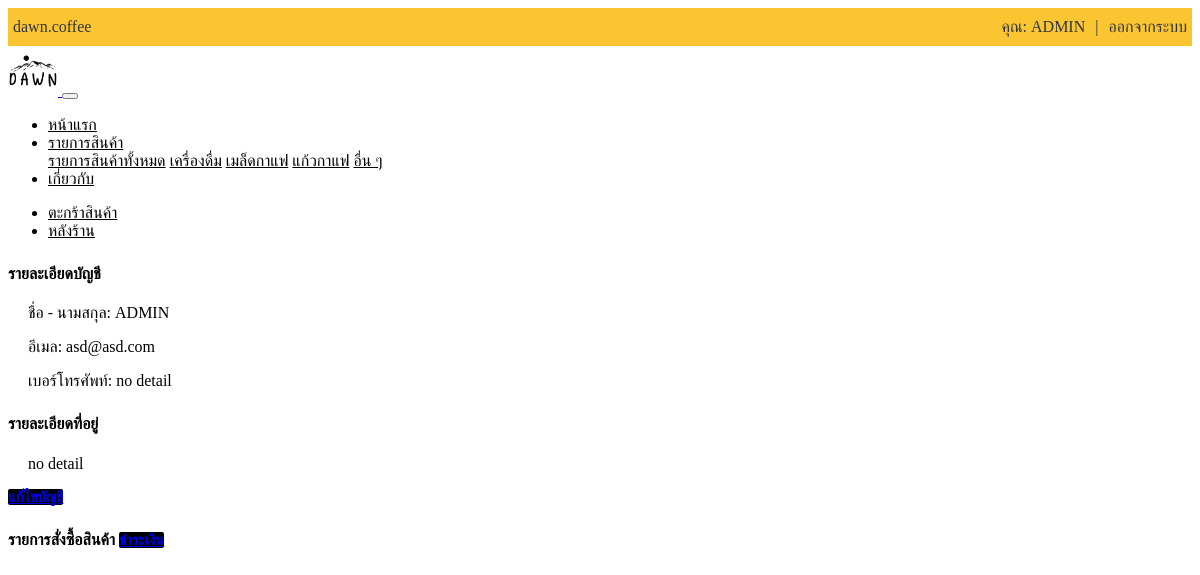
Before: /auth/profile.php (signed in) with the older database file.
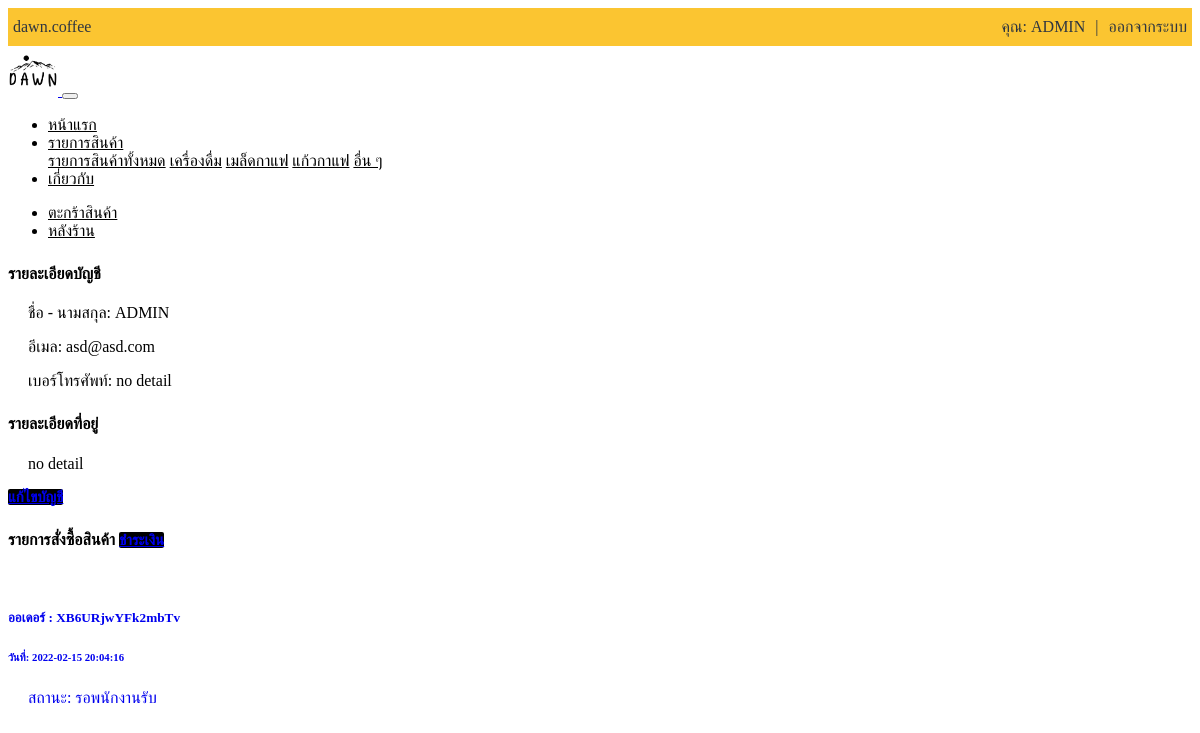
After: the same page with the newer database file.
### tables this page shows
CREATE TABLE `orders` (
  `order_id` int(5) NOT NULL,
  `order_date` datetime NOT NULL,
  `order_name` text NOT NULL,
  `order_address` text NOT NULL,
  `order_email` text NOT NULL,
  `order_tal` text NOT NULL,
  `order_key` text NOT NULL,
  `status` text NOT NULL,
  `order_track` text NOT NULL,
  `order_shiping` text NOT NULL
);

### auth/profile.php (the view, shortened to what this page needs)
<?php include_once('include/navbar.php')?>
<?php if(isset($_SESSION['auth-id'])){?>
<?php
include('config.inc.php');
$sql = "SELECT * FROM account WHERE acc_id='".$_SESSION["auth-id"]."' ";
$result = mysqli_query($conn, $sql);
$row = mysqli_fetch_array($result);
extract($row);
?>
<div class="container">
<div class="container-fluid">
    <div class="user-info">
        <div class="row">
            <div class="col-md-6">
            <div class="user-name">
                <h4 class="title-menu">รายละเอียดบัญชี</h4>
                <p>ชื่อ - นามสกุล: <?=$acc_name?></p>
                <p>อีเมล: <?=$acc_email?></p>
                <p>เบอร์โทรศัพท์: <?=$acc_phone?></p>
            </div>
            <div class="user-addre">
                <h4 class="title-menu">รายละเอียดที่อยู่</h4>
                <p><?=$acc_address?></p>
            </div>
            <a href="?page=edit_profile" class="btn btn-primary btn-block">แก้ไขบัญชี</a>
            </div>
            <div class="col-md-6">
            <h4 class="title-menu">รายการสั่งซื้อสินค้า             <a href="?page=payment" class="btn btn-primary btn-block float-right">ชำระเงิน</a></h4>
            <br>
<?php
                    $order_sql = "SELECT * FROM orders WHERE order_email='".$acc_email."' ";
                    $result_order = mysqli_query($conn, $order_sql);
                    while($orders = mysqli_fetch_array($result_order)){
                    echo '
                    <a href="?page=orders&&OrderID='.$orders["order_id"].'" class="text-dark" style="text-decoration:none">
                        <div class="card mx-auto" style="">
                        <div class="card-body">
                            <h5 class="card-title">ออเดอร์ : '.$orders["order_key"].'</h5>
                            <h6 class="card-subtitle mb-2 text-muted">วันที่: '.$orders["order_date"].'</h6>
                            <p class="card-text">สถานะ: '.$orders["status"].'</p>
                        </div>
                        </div>
                    </a> ';
                    }
?>
            </div>
        </div>
    </div>
</div>
</div>
<?php }?>

Changed rows visible on the page:
added orders: order_key "XB6URjwYFk2mbTv", order_date "2022-02-15 20:04:16", status "รอพนักงานรับ"
